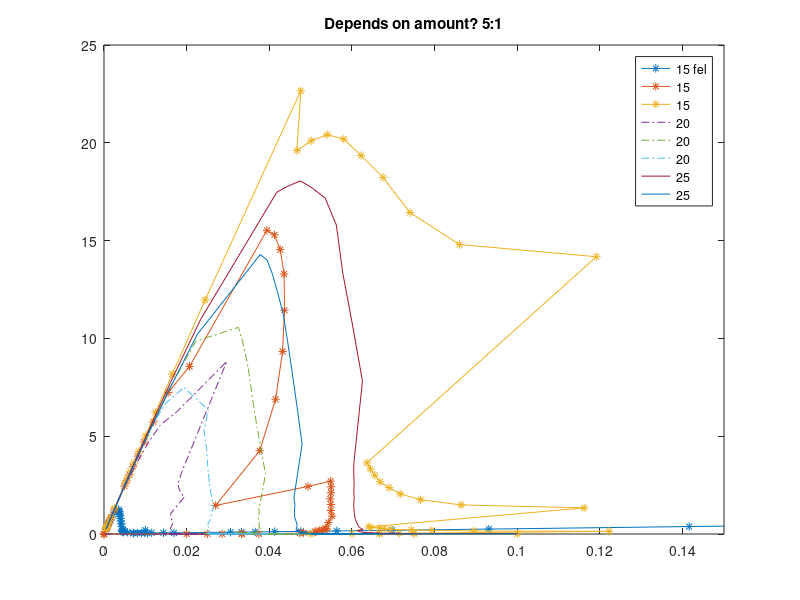
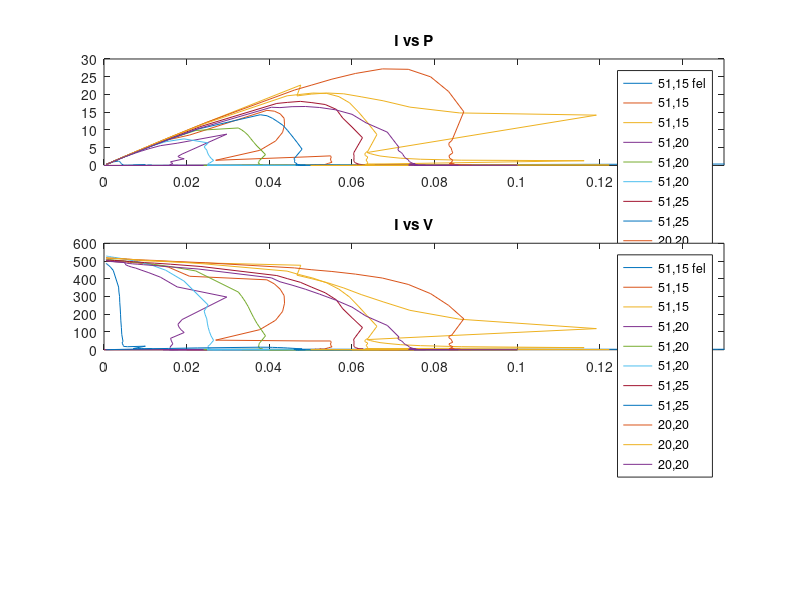

The MATLAB source for these figures, in order:
close all
clear

res = [999999 899999 799999 699999 599999 499999 399999 299999 199999 99999 89999 79999 69999 59999 49999 39999 29999 19999 9999 8999 7999 6999 5999 4999 3999 2999 1999 999 899 799 699 599 499 399 299 199 99 89 79 69 59 49 39 29 19 9 8 7 6 5 4 3 2 1 0];

%--------------------------------------------------------------------------
%w 5 measurements, airampo

%stora b?garen
%mV, 999 999 - 0 Ohm
aC1_V = 200;
aC2_V = [600 600 530 530 529 529 529 528 528 527 526 522 521 520 518 517 515 513 509 507 497 486 443 431 418 401 377 343 297 232 160 073 064 057 49.1 40.6 32.5 24.4 16.2 8.0 7.2 6.4 5.6 4.7 3.9 3.0 2.2 1.4 0.6 0.4 0.3 0.3 0.2 0.1 0];

aB1_V = [402 402 396 393 388 385 374 374 363 358 349 336 330 323 316 306 296 287 286 282 283 284 282 192 073 052 026 023 021 19.7 17.0 14.2 8.7 5.8 2.8 2.5 2.2 1.9 1.6 1.3 1.0 0.7 0.4 0.1 0.1 0 0 0 0 0 0 0 0 0 0];
aB2_V = 490;
aB3_V = [566 566 564 563 561 559 557 555 553 550 547 540 539 533 527 522 516 509 498 474 402 374 340 310 276 235 193 149 101 48.5 43.6 38.6 33.5 28.6 23.5 18.9 14.0 9.2 4.5 4.0 3.5 3.1 2.6 2.1 1.6 1.2 0.7 0.3 0.2 0.2 0.1 0.1 0 0 0];

aC2_I = aC2_V./res;
aB1_I = aB1_V./res;
aB3_I = aB3_V./res;

% figure
% plot(aC2_I, aC2_V, aB1_I, aB1_V, aB3_I, aB3_V);
% legend('2C', '1B', '3B')
% title('1st airampo 2C 1B 3B')


%------------------------------------------------------------------------------------------------------
%------------------------------------------------------------------------------------------------------

%w 6 monday

%airampo, mV
aBprim1_V = [538 538 540 539 540 539 539 538 538 536 534 530 529 526 524 521 517 510 496 431 421 406 388 366 325 385 227 157 119 97 82 68 54 41 27 14 13 12 11 9 8 7 6 5 3 2 1 0.9 0.8 0.7 0.6 0.5 0.4 0.2 0];
aBprim1_I = aBprim1_V./res;
aBprim2_V = [612 612 610 609 609 608 607 606 605 604 603 601 600 598 597 595 593 589 583 564 559 552 545 535 521 500 565 389 201 175 155 135 115 105 56 37 19 17 14 12 10.5 8.6 7.0 5.1 4.0 2.0 1.5 1.3 1.1 0.9 0.7 0.6 0.4 0.2 0];
aBprim2_I = aBprim2_V./res;

aCprim1_V = [602 602 602 602 602 601 600 598 594 591 587 585 584 581 576 571 563 545 497 582 466 444 415 392 342 270 189 92.0 80.0 72.0 62.9 53.0 42.8 36.7 25.5 17.7 8.8 7.0 6.8 6.0 5.0 4.3 3.3 2.5 1.7 0.9 0.6 0.6 0.5 0.4 0.3 0.2 0.1 0 0];
aCprim1_I = aCprim1_V./res;
%felk?lla beh?vde s?tta p? silver 2ggr
aCprim2_V = [562 562 445 444 442 429 412 413 400 395 381 377 375 370 372 365 360 354 343 292 278 266 255 237 217 185 141 80 73.6 66.0 58.8 50.3 41.8 33.6 25.6 16.8 8.3 7.5 6.6 5.6 4.8 4.0 3.1 2.4 1.5 0.7 0.6 0.5 0.5 0.4 0.3 0.2 0.1 0 0];
aCprim2_V = aCprim2_V./res;

% figure
% subplot(2, 1, 1)
% plot(aBprim1_I, aBprim1_V, aBprim2_I, aBprim2_V)
% title('2nd airampo 1B 2B')
% xlim([0 0.55])
% legend('1', '2')
% subplot(2, 1, 2)
% plot(aCprim1_I, aCprim1_V, aCprim2_V, aCprim2_V)
% title('2nd airampo 1C 2C')
% xlim([0 0.55])
% legend('1', '2')


% %black maize ------------------------------------------------------------
%1:1
mX1_V = [516 516 511 509 506 504 502 500 496 491 477 467 463 455 447 437 423 401 365 270 204 183 161 142 122 99 77.0 53.8 25.5 22.1 19.2 17.1 13.6 11.4 8.8 6.5 4.3 2.1 1.9 1.6 1.4 1.2 0.9 0.7 0.5 0.3 0.2 0.1 0.1 0 0 0 0 0 0];
mX1_I = mX1_V./res;
mX2_V = [557 557 557 557 556 555 555 554 552 551 550 549 548 546 545 544 541 535 522 517 512 507 500 487 472 439 363 179 160 149 127 108 90.9 72.0 54.1 36.5 18.2 16.2 14.3 12.3 10.5 9.0 7.2 5.3 3.5 1.7 1.4 1.3 1.1 0.9 0.8 0.5 0.2 0.1 0];
mX2_I = mX2_V./res;

%2:1
mY1_V = [525 525 525 525 525 525 525 525 525 522 521 521 521 520 519 518 517 516 511 499 495 491 486 481 474 463 444 412 275 246 218 187 157 124 93 61 31 27 24 20 17.6 14.7 12.0 8.6 5.7 2.7 2.5 2.1 1.8 1.5 1.2 0.9 0.6 0.3 0];
mY1_I = mY1_V./res;
mY2_V = [584 584 584 583 583 583 582 581 581 580 576 575 574 571 571 569 567 562 553 530 520 512 501 488 467 435 280 177 123 113 98.7 85.1 69.4 55.2 41.3 27.0 13.9 12.5 10.7 9.4 7.9 6.6 5.3 3.9 2.6 1.2 1.1 1.0 0.8 0.7 0.6 0.4 0.3 0.2 0];
mY2_I = mY2_V./res;

%4:1
%m?ngden majs f?r andra m?tningen
mZ1_V = [536 536 536 535 535 534 534 533 532 531 530 528 528 527 525 524 522 519 510 506 502 497 492 486 475 460 428 307 277 246 219 186 157 134 94.2 63.5 32.2 28.8 25.3 22.3 19.0 15.7 12.6 9.4 6.1 2.8 2.5 2.3 1.9 1.6 1.3 0.9 0.6 0.2 0];
mZ1_I = mZ1_V./res;
mZ2_V = [530 530 528 529 528 527 526 526 525 524 523 522 521 510 519 517 516 513 504 501 499 496 492 486 478 463 437 336 307 280 247 210 177 142 108 71.4 35.0 31.3 27.6 24.0 21.5 18.6 13.0 10.1 6.6 3.1 2.8 2.5 2.1 1.8 1.4 1.1 0.7 0.4 0];
mZ2_I = mZ2_V./res;

%1:1
%mer majs ?n 2a, 15:15 ist?llet f?r 10:10
mXs1_V = [531 531 531 530 530 530 529 528 527 526 525 523 522 521 519 517 515 514 504 501 497 492 486 479 470 456 422 299 274 241 215 192 160 127 95.2 63.0 31.6 28.2 25.4 21.6 19.1 16.0 12.6 9.3 6.1 2.9 2.5 2.2 1.9 1.6 1.3 1.0 0.7 0.4 0];
mXs1_I = mXs1_V./res;
mXs2_V = [554 554 553 552 552 552 551 550 549 548 546 545 544 543 542 540 538 535 529 513 507 502 494 485 470 450 401 298 174 146 132 114 98 81 67.5 50.5 33.7 17.0 14.6 12.9 11.2 9.7 8.2 6.5 4.7 3.1 1.4 1.3 1.1 0.9 0.8 0.7 0.5 0.3 0];
mXs2_I = mXs2_V./res;

%? = w
%2:1, 15:7,5g
mYs1_V = [520 520 519 520 520 519 519 519 518 517 517 517 516 516 515 514 511 507 494 490 486 481 475 465 450 427 381 249 227 206 180 158 135 111 85.4 58.0 29.0 25.5 22.5 19.6 16.6 13.7 10.9 8.1 5.1 2.5 2.1 1.9 1.6 1.3 1.1 0.8 0.5 0.2 0];
mYs1_I = mYs1_V./res;
%ljus glappar
mYs2_V = [547 547 546 546 544 544 543 542 541 540 538 537 535 534 533 532 530 527 522 506 502 496 491 485 474 456 425 356 186 167 149 130 112 93.6 75.0 55.7 37.1 18.6 16.6 14.7 12.8 11.0 9.1 7.1 5.4 3.5 1.7 1.5 1.3 1.1 0.9 0.6 0.4 0.2 0];
mYs2_I = mYs2_V./res;

% figure
% subplot(5, 1, 1)
% plot(mX1_I, mX1_V, mX2_I, mX2_V)
% title('1st maize X')
% xlim([0 0.35])
% legend('1', '2')
% subplot(5, 1, 2)
% plot(mY1_I, mY1_V, mY2_I, mY2_V)
% title('1st maize Y')
% xlim([0 0.35])
% legend('1', '2')
% subplot(5, 1, 3)
% plot(mZ1_I, mZ1_V, mZ2_I, mZ2_V)
% title('1st maize Z')
% xlim([0 0.35])
% legend('1', '2')
% subplot(5, 1, 4)
% plot(mV1_I, mV1_V, mV2_I, mV2_V)
% title('1st maize V')
% xlim([0 0.35])
% legend('1', '2')
% subplot(5, 1, 5)
% plot(mW1_I, mW1_V, mW2_I, mW2_V)
% title('1st maize W')
% xlim([0 0.35])
% legend('1', '2')


%------------------------------------------------------------------------------------------------------
%------------------------------------------------------------------------------------------------------
%10/02
%3e m?tningen, majs och kanske airampo med polymer sen

%4 majs

%1:1 - en kvar
%m111_V = [366];
%m112_V = [150];
%ngt ?r fel - oklart vad
%m?ste ha f?rsk majs?
%elektrolyten ?r f?r gammal?
m113_V = [561 561 561 560 558 557 556 555 552 549 547 546 545 544 541 539 536 531 517 511 506 499 490 478 459 423 342 175 155 140 120 105 87 68 53 37 18 16 15 12.3 10.5 8.6 6.8 5.3 3.4 1.6 1.4 1.3 1.1 0.9 0.8 0.6 0.4 0.2 0];
m113_I = m113_V./res;

%2:1 - en kvar
%2 m?tna med d?liga utrustningen
m212_V = [550 550 548 547 545 545 544 543 541 549 539 537 536 535 534 533 531 528 521 518 516 512 508 502 494 480 451 348 325 298 265 230 181 142 111 76.2 42.0 37.1 33.3 29.1 25.1 20.7 16.6 12.3 8.1 3.9 3.5 3.1 2.6 2.2 1.8 1.3 0.9 0.5 0];
m212_I = m212_V./res;

%4:1
m411_V = []; %fuckad
m412_V = [615 615 614 614 613 612 611 610 609 607 606 604 603 601 600 597 593 588 570 563 557 549 539 523 498 448 335 166 146 130 113 97.4 81.4 66.5 48.8 32.3 16.2 14.5 12.8 11.2 9.6 8.0 6.3 4.7 3.1 1.5 1.3 1.2 1.0 0.8 0.7 0.6 0.4 0.2 0];
m412_I = m412_V./res;
m413_V = []; %rispad

%5:1
m511_V = [568 568 567 566 565 565 563 561 559 557 553 552 551 548 547 544 541 539 536 530 515 506 500 490 480 463 437 385 293 162 145 128 113 98.7 83.6 67.1 51.3 35.0 18.0 16.2 14.4 12.4 10.6 8.9 7.0 5.2 3.4 1.4 1.3 1.0 0.9 0.7 0.5 0.3 0];
m511_I = m511_V./res;
m512_V = [609 609 608 608 607 606 606 604 603 602 600 599 596 595 592 591 588 583 571 565 561 555 547 537 523 495 423 222 198 175 153 131 109 87.8 66.2 44.0 22.0 19.6 17.4 15.1 13.0 11.1 8.5 6.3 4.1 1.9 1.7 1.5 1.2 1.0 0.8 0.6 0.4 0.2 0];
m512_I = m512_V./res;
m513_V = []; %f?r l?g, 10mV h?gsta med bra m?tutrustning

%10:1
m1011_V = [620 620 620 620 620 619 618 617 616 614 612 611 610 609 607 605 602 597 581 575 570 563 555 543 523 491 412 215 190 170 150 128 106 85.0 63.6 42.1 20.9 18.6 16.6 14.3 12.2 10.1 8.0 6.0 3.9 1.9 1.6 1.4 1.2 1.0 0.8 0.6 0.4 0.2 0];
m1011_I = m1011_V./res;
m1012_V = [578 578 577 576 575 574 573 572 571 570 569 568 567 566 565 564 562 558 545 542 539 535 530 523 515 495 454 287 262 235 206 176 148 119 90.2 60.2 29.6 26.6 23.5 20.6 17.6 14.6 11.6 8.6 5.6 2.6 2.3 2.0 1.7 1.5 1.1 0.9 0.6 0.3 0];
m1012_I = m1012_V./res;
m1013_V = [589 589 589 589 588 588 587 587 586 585 584 582 581 579 578 576 574 572 568 562 545 537 530 521 510 492 460 404 306 165 147 132 117 101 85.0 68.4 51.6 34.9 16.0 14.2 12.3 10.6 8.8 7.0 5.2 3.4 1.6 1.5 1.3 1.1 0.9 0.7 0.5 0.4 0];
m1013_I = m1013_V./res; %hade 52 m?tpukter - la till 2 589 i b?rjan


m113_P = m113_V.*m113_I;
mX1_P = mX1_V.*mX1_I;
mX2_P = mX2_V.*mX2_I;
mXs1_P = mXs1_V.*mXs1_I;
mXs2_P = mXs2_V.*mXs2_I;
m212_P = m212_V.*m212_I;
mY1_P = mY1_V.*mY1_I;
mY2_P = mY2_V.*mY2_I;
mYs1_P = mYs1_V.*mYs1_I;
mYs2_P = mYs2_V.*mYs2_I;
m412_P = m412_V.*m412_I;
mZ1_P = mZ1_V.*mZ1_I;
mZ2_P = mZ2_V.*mZ2_I;
m511_P = m511_V.*m511_I;
m512_P = m512_V.*m512_I;
m1011_P = m1011_V.*m1011_I;
m1012_P = m1012_V.*m1012_I;
m1013_P = m1013_V.*m1013_I;

%27/2 -----------------------------------------------------
%sista omgangen mata majs, bestamma konc
%monicas matutrustning
%----------------------------------------------------------

%4.3-5V i grund?
%from 2.59 p?hittat pga m?tfel
m511_15_V = [487 486 485 483 481 478 474 466 447 353 325 301 267 235 200 163 126 86 46 39 36 31 28 23 19 17 20 7.12 6.35 6.43 6.33 5.91 5.76 4.19 4.30 3.37 3.03 2.96 2.89 2.85 2.81 2.76 2.72 2.70 2.69 2.66 2.56 2.0 1.71 1.21 1.0 1.0 0.7 0.3 0];
m511_15_I = m511_15_V./res;
m511_15_P = m511_15_V.*m511_15_I;
m512_15_V = [501 501 501 501 500 500 500 499 496 495 494 492 491 489 485 479 466 414 394 371 341 305 262 216 166 113 54 49.3 49.3 43.9 38.4 32.8 27.4 21.9 16.5 10.8 5.3 4.8 4.2 3.6 3.1 2.5 2.0 1.4 0.9 0.3 0.3 0.2 0.2 0.1 0.1 0 0 0 0];
m512_15_I = m512_15_V./res;
m512_15_P = m512_15_V.*m512_15_I;
m513_15_V = [517 517 516 515 515 514 514 513 513 511 508 506 504 503 501 499 495 489 476 420 401 378 348 311 270 222 172 119 57.2 51.5 45.8 40.0 34.4 28.6 22.9 17.2 11.5 5.7 5.1 4.6 4.0 3.4 2.9 2.3 1.7 1.1 0.6 0.5 0.4 0.3 0.3 0.2 0.1 0.1 0];
m513_15_I = m513_15_V./res;
m513_15_P = m513_15_V.*m513_15_I;
m514_15_V = [];
%m514_15_I = m514_15_V./res;
%m514_15_P = m514_15_V.*m514_15_I;

m511_20_V = [504 504 504 503 502 501 500 499 497 492 478 472 466 460 449 434 409 354 297 170 143 127 112 97.0 64.4 48.9 33.3 16.0 14.4 12.8 11.2 9.6 8.0 6.4 4.8 3.2 1.6 1.4 1.3 1.1 1.0 0.8 0.7 0.5 0.3 0.2 0.2 0.1 0.1 0.1 0.1 0.1 0.1 0 0];
m511_20_I = m511_20_V./res;
m511_20_P = m511_20_V.*m511_20_I;
m512_20_V = [512 511 510 510 509 508 508 507 505 500 498 496 494 492 488 481 470 444 325 300 273 244 213 181 148 114 78.1 37.6 33.7 30 26.2 22.4 18.6 15.0 11.2 7.5 3.8 3.4 3.0 2.6 1.9 1.5 1.1 0.7 0.5 0.4 0.3 0.3 0.3 0.2 0.2 0.1 0.1 0.1 0];
m512_20_I = m512_20_V./res;
m512_20_P = m512_20_V.*m512_20_I;
m513_20_V = [529 528 528 527 526 526 525 523 520 511 508 505 501 496 487 474 448 387 252 218 196 174 150 126 102 77.7 53.0 25.5 22.7 20.1 17.6 15.1 12.6 10.1 7.6 5.0 2.5 2.3 2.0 1.8 1.5 1.3 1.0 0.8 0.5 0.3 0.2 0.2 0.2 0.2 0.1 0.1 0.1 0.1 0];
m513_20_I = m513_20_V./res;
m513_20_P = m513_20_V.*m513_20_I;
m514_20_V = [];
%m514_20_I = m514_20_V./res;
%m514_20_P = m514_20_V.*m514_20_I;
%m515_20_V = [];
%m515_20_I = m515_20_V./res;
%m515_20_P = m515_20_V.*m515_20_I;

m511_25_V = [505 506 506 506 506 505 505 504 503 500 ...
    498 497 496 494 491 488 482 469 418 ...
    400 380 352 321 281 231 180 125 60.4 ...
    54.3 48.3 42.3 36.2 30.2 24.1 18.1 12.1 6.1 ...
    5.5 4.9 4.3 3.7 3.0 2.4 1.8 1.2 0.6 ...
    0.5 0.5 0.4 0.3 0.3 0.2 0.2 0.1 0];
m511_25_I = m511_25_V./res;
m511_25_P = m511_25_V.*m511_25_I;
m512_25_V = [497 497 497 496 496 495 495 494 493 489 ...
    487 486 484 482 479 475 468 452 378 ...
    355 326 294 260 222 182 140 95.8 46.1 ...
    41.3 36.8 32.3 27.6 23.0 18.4 13.9 9.3 4.6 ...
    4.2 3.7 3.2 2.8 2.3 1.9 1.4 0.9 0.5 ...
    0.4 0.4 0.3 0.3 0.2 0.2 0.1 0.1 0];
m512_25_I = m512_25_V./res;
m512_25_P = m512_25_V.*m512_25_I;
%m513_25_V = []; %rispad
%m513_25_I = m513_25_V./res;
%m513_25_P = m513_25_V.*m513_25_I;

m1011_25_V = [];
%m1011_25_I = m1011_25_V./res;
%m1011_25_P = m1011_25_V.*m1011_25_I;
m1012_25_V = [];
%m1012_25_I = m1012_25_V./res;
%m1012_25_P = m1012_25_V.*m1012_25_I;
m1013_25_V = [];
%m1013_25_I = m1013_25_V./res;
%m1013_25_P = m1013_25_V.*m1013_25_I;

m2011_25_V = [520 520 519 518 518 517 517 516 515 512 511 510 508 507 505 503 498 490 461 451 441 426 404 368 316 250 174 84.1 75.0 66.7 58.7 50.4 42.1 33.3 25.0 16.8 8.3 7.5 6.6 5.8 5.0 4.1 3.3 2.5 1.6 0.8 0.7 0.6 0.5 0.5 0.4 0.3 0.2 0.1 0];
m2011_25_I = m2011_25_V./res;
m2011_25_P = m2011_25_V.*m2011_25_I;
m2012_25_V = [520 519 519 519 518 517 516 516 515 512 ...
    510 509 508 506 504 501 496 484 443 ...
    424 404 377 341 297 246 191 132 63.8 ...
    56.9 50.4 44.2 38.2 31.8 25.3 19.0 12.7 6.3 ...
    5.7 5.0 4.4 3.8 3.1 2.5 1.9 1.2 0.6 ...
    0.5 0.5 0.4 0.3 0.3 0.2 0.1 0.1 0];
m2012_25_I = m2012_25_V./res;
m2012_25_P = m2012_25_V.*m2012_25_I;
m2013_25_V = [503 502 502 501 501 500 499 497 496 492 ...
    488 486 484 482 479 475 468 455 405 ...
    383 364 341 313 280 240 190 137 71.3 ...
    63.9 57.0 50.3 43.3 36.2 29.1 22.0 14.7 7.4 ...
    6.7 5.9 5.1 4.4 3.7 2.9 2.2 1.4 0.7 ...
    0.6 0.6 0.5 0.4 0.3 0.3 0.2 0.1 0];
m2013_25_I = m2013_25_V./res;
m2013_25_P = m2013_25_V.*m2013_25_I;

konc2 = 1:1:20;
pmax15 = zeros(1, 20);
% pmax15(5) = 89.49;
% pmax15(10) = 148.4;
% pmax15(20) = 163.4;
pmax20 = pmax15;
% pmax20(5) = 89.51;
pmax25 = pmax15;
% pmax25(5) = pmax_meas;

figure
plot(m511_15_I, m511_15_P, '-*', m512_15_I, m512_15_P, '-*', m513_15_I, m513_15_P, '-*', ...
    m511_20_I, m511_20_P, '-.', m512_20_I, m512_20_P, '-.', m513_20_I, m513_20_P, '-.', ...
    m511_25_I, m511_25_P, m512_25_I, m512_25_P)
legend('15 fel', '15', '15', ...
    '20', '20', '20', ...
    '25', '25')
xlim([0 0.15])
title('Depends on amount? 5:1')

% plot(konc, pmax_meas, '*-', konc, pmax, '*-');

figure
%5:1
subplot(3, 1, 1)
plot(m511_15_I, m511_15_P, m512_15_I, m512_15_P, m513_15_I, m513_15_P, ...
    m511_20_I, m511_20_P, m512_20_I, m512_20_P, m513_20_I, m513_20_P, ...
    m511_25_I, m511_25_P, m512_25_I, m512_25_P, ...
    m2011_25_I, m2011_25_P, m2012_25_I, m2012_25_P, m2013_25_I, m2013_25_P)
legend('51,15 fel', '51,15', '51,15', ...
    '51,20', '51,20', '51,20', ...
    '51,25', '51,25', ...
    '20,20', '20,20', '20,20')
xlim([0 0.15])
title('I vs P')

subplot(3, 1, 2)
plot(m511_15_I, m511_15_V, m512_15_I, m512_15_V, m513_15_I, m513_15_V, ...
    m511_20_I, m511_20_V, m512_20_I, m512_20_V, m513_20_I, m513_20_V, ...
    m511_25_I, m511_25_V, m512_25_I, m512_25_P, ...
    m2011_25_I, m2011_25_V, m2012_25_I, m2012_25_V, m2013_25_I, m2013_25_V)
xlim([0 0.15])
title('I vs V')
legend('51,15 fel', '51,15', '51,15', ...
    '51,20', '51,20', '51,20', ...
    '51,25', '51,25', ...
    '20,20', '20,20', '20,20')

% figure
% subplot(5, 2, 1)
% plot(m113_I, m113_V) %mY1_I, mY1_V, mY2_I, mY2_V, 
% title('1st + 2nd maize 1:1')
% xlim([0 0.55])
% ylim([0 700])
% legend('Y1', 'Y2', '1:1')
% subplot(5, 2, 3)
% plot(m212_I, m212_V)
% title('2nd maize 2:1')
% xlim([0 0.55])
% ylim([0 700])
% %legend('Y1', 'Y2', '1.1')
% subplot(5, 2, 5)
% plot(m412_I, m412_V) %mZ1_I, mZ1_V, mZ2_I, mZ2_V, 
% title('1st + 2nd maize 4:1')
% xlim([0 0.55])
% ylim([0 700])
% legend('1Z', '2Z', '1')
% subplot(5, 2, 7)
% plot(m511_I, m511_V, m512_I, m512_V) %en f?r d?lig
% title('2nd maize 5:1')
% xlim([0 0.55])
% ylim([0 700])
% subplot(5, 2, 9)
% plot(m1011_I, m1011_V, m1012_I, m1012_V, m1013_I, m1013_V)
% title('2nd maize 10:1')
% xlim([0 0.55])
% ylim([0 700])
% subplot(5, 2, 2)
% plot(mX1_I, mX1_V, mX2_I, mX2_V)
% title('1st maize X')
% xlim([0 0.55])
% ylim([0 700])
% legend('1', '2')
% subplot(5, 2, 4)
% plot(mY1_I, mY1_V, mY2_I, mY2_V)
% title('1st maie Y')
% xlim([0 0.55])
% ylim([0 700])
% legend('1', '2')
% subplot(5, 2, 6)
% plot(mZ1_I, mZ1_V, mZ2_I, mZ2_V)
% title('1st maize Z')
% xlim([0 0.55])
% ylim([0 700])
% legend('1', '2')
% subplot(5, 2, 8)
% plot(mV1_I, mV1_V, mV2_I, mV2_V)
% title('1st maize V')
% xlim([0 0.55])
% ylim([0 700])
% legend('1', '2')
% subplot(5, 2, 10)
% plot(mW1_I, mW1_V, mW2_I, mW2_V)
% title('1st maize W')
% xlim([0 0.55])
% ylim([0 700])
% legend('1', '2')

% figure
% subplot(5, 1, 1)
% plot(m113_I, m113_V, mX1_I, mX1_V, mX2_I, mX2_V, mXs1_I, mXs1_V, mXs2_I, mXs2_V)
% title('1st + 2nd maize 1:1')
% xlim([0 0.55])
% ylim([0 700])
% legend('11', 'X1', 'X2', 'Xs1', 'Xs2')
% subplot(5, 1, 2)
% plot(m212_I, m212_V, mY1_I, mY1_V, mY2_I, mY2_V, mYs1_I, mYs1_V, mYs2_I, mYs2_V)
% title('2nd maize 2:1')
% xlim([0 0.55])
% ylim([0 700])
% legend('21', 'Y1', 'Y2', 'Ys1', 'Ys2')
% subplot(5, 1, 3)
% plot(m412_I, m412_V, mZ1_I, mZ1_V, mZ2_I, mZ2_V) 
% title('1st + 2nd maize 4:1')
% xlim([0 0.55])
% ylim([0 700])
% legend('1', '1Z', '2Z')
% subplot(5, 1, 4)
% plot(m511_I, m511_V, m512_I, m512_V) %en f?r d?lig
% title('2nd maize 5:1')
% xlim([0 0.55])
% ylim([0 700])
% subplot(5, 1, 5)
% plot(m1011_I, m1011_V, m1012_I, m1012_V, m1013_I, m1013_V)
% title('2nd maize 10:1')
% xlim([0 0.55])
% ylim([0 700])

%m?tfel p? nr 29 (-30) motsvarar 899 Ohm
%efficiency w/ measurement errors
% figure
% %1:1
% subplot(6, 1, 1)
% plot(m113_I, m113_P, mX1_I, mX1_P, mX2_I, mX2_P, mXs1_I, mXs1_P, mXs2_I, mXs2_P, '-*', [0 200], [89.49 89.49], 'k')
% title('P 1st + 2nd maize 1:1')
% xlim([0 0.55])
% ylim([0 200])
% legend('11', 'X1', 'X2', 'Xs1', 'Xs2', 'Pmax 89.49')
% ylabel('Efficiency P')
% %2:1
% subplot(6, 1, 2)
% plot(m212_I, m212_P, mY1_I, mY1_P,  '-*', mY2_I, mY2_P, mYs1_I, mYs1_P, mYs2_I, mYs2_P, '-*', [0 200], [169.9 169.9], 'k', [0 200], [121.2 121.2], 'k')
% title('P 2nd maize 2:1')
% xlim([0 0.55])
% ylim([0 200])
% legend('21', 'Y1', 'Y2', 'Ys1', 'Ys2', 'Pmax? 169.9', 'Pmax 121.2')
% %4:1
% subplot(6, 1, 3)
% plot(m412_I, m412_P, mZ1_I, mZ1_P, mZ2_I, mZ2_P, [0 200], [113 113], 'k') 
% title('P 1st + 2nd maize 4:1')
% xlim([0 0.55])
% ylim([0 200])
% legend('1', '1Z', '2Z', 'Pmax 113')
% %5:1
% subplot(6, 1, 4)
% plot(m511_I, m511_P, '-*', m512_I, m512_P, m511_15_I, m511_15_P, m512_15_I, m512_15_P, [0 200], [148.4 148.4], 'k', [0 200], [89.51 89.51], 'k') %en f?r d?lig
% title('P 2nd maize 5:1')
% xlim([0 0.55])
% ylim([0 200])
% legend('Pmax? 148.4', 'Pmax 89.51')
% %10:1
% subplot(6, 1, 5)
% plot(m1011_I, m1011_P, m1012_I, m1012_P, m1013_I, m1013_P,  '-*', [0 200], [163.4 163.4], 'k', [0 200], [103.1 103.1], 'k')
% title('P 2nd maize 10:1')
% xlim([0 0.55])
% ylim([0 200])
% legend('Pmax? 163.4', 'Pmax 103.1')
% %20:1
% subplot(6, 1, 6)
% plot(m1011_I, m1011_P, m1012_I, m1012_P, m1013_I, m1013_P,  '-*', [0 200], [163.4 163.4], 'k', [0 200], [103.1 103.1], 'k')
% title('P 2nd maize 10:1')
% xlim([0 0.55])
% ylim([0 200])
% legend('Pmax? 163.4', 'Pmax 103.1')
% 
% %effiency without measurement errors
% figure
% subplot(5, 1, 1)
% plot(m113_I, m113_P, mX1_I, mX1_P, mX2_I, mX2_P, mXs1_I, mXs1_P, [0 200], [89.49 89.49], 'k')
% title('P 1st + 2nd maize 1:1')
% xlim([0 0.55])
% ylim([0 200])
% legend('11', 'X1', 'X2', 'Xs1', 'Pmax 89.49')
% ylabel('Efficiency P')
% subplot(5, 1, 2)
% plot(m212_I, m212_P, mY2_I, mY2_P, mYs1_I, mYs1_P, [0 200], [121.2 121.2], 'k')
% title('P 2nd maize 2:1')
% xlim([0 0.55])
% ylim([0 200])
% legend('21', 'Y2', 'Ys1', 'Pmax 121.2')
% subplot(5, 1, 3)
% plot(m412_I, m412_P, mZ1_I, mZ1_P, mZ2_I, mZ2_P, [0 200], [113 113], 'k') 
% title('P 1st + 2nd maize 4:1')
% xlim([0 0.55])
% ylim([0 200])
% legend('1', '1Z', '2Z', 'Pmax 113')
% subplot(5, 1, 4)
% plot(m512_I, m512_P, [0 200], [89.51 89.51], 'k') %en f?r d?lig
% title('P 2nd maize 5:1')
% xlim([0 0.55])
% ylim([0 200])
% legend('Pmax 89.51')
% subplot(5, 1, 5)
% plot(m1011_I, m1011_P, m1012_I, m1012_P, [0 200], [103.1 103.1], 'k')
% title('P 2nd maize 10:1')
% xlim([0 0.55])
% ylim([0 200])
% legend('Pmax 103.1')


%konc vs Pmax
konc = 1:1:20;
pmax_meas = zeros(1, 20);  %m matfel
pmax_meas(1) = 89.49;
pmax_meas(2) = 121.2;
pmax_meas(4) = 113;
pmax_meas(5) = 148.4;
pmax_meas(10) = 163.4;
pmax = pmax_meas;
pmax(5) = 89.51;
pmax(10) = 103.1;

pmax3 = pmax_meas;

% figure
% plot(konc, pmax_meas, '*-', konc, pmax, '*-');

%airampo omgang 3 ---------------------------------------------------------
%med polymerpapper

a31_V = [480 479 477 476 476 475 474 473 471 467 465 463 461 458 455 449 441 424 374 353 335 317 300 268 228 184 130 65.0 56.8 50.0 43.9 37.4 31.4 25.2 18.9 12.3 6.1 5.4 4.7 3.6 2.5 2.0 1.6 1.2 0.8 0.7 0.7 0.6 0.6 0.1 0.1 0.1 0 0 0];
a31_I = a31_V./res;

% figure
% plot(aBprim1_I, aBprim1_V, aBprim2_I, aBprim2_V, a31_I, a31_V)
% title('2nd airampo Bprim Bpoly')
% xlim([0 0.55])
% legend('1', '2', 'poly')


